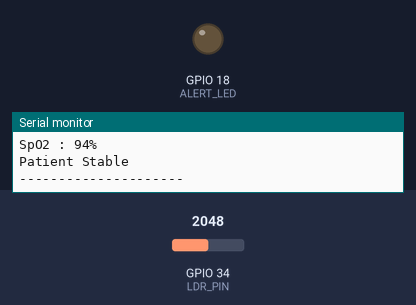
Recording of a sketch running on a simulated ESP32. Parts: output pins drawn as LEDs (lit = HIGH), the last lines printed to the serial monitor. The test bench sets the inputs (shaded band); at power-on: GPIO 34 (LDR_PIN) = 2048.

Above: at 2.8 s.
2.9 s: GPIO 34 (LDR_PIN) set to 1401
8.9 s: GPIO 34 (LDR_PIN) set to 1297
At 11.2 s:
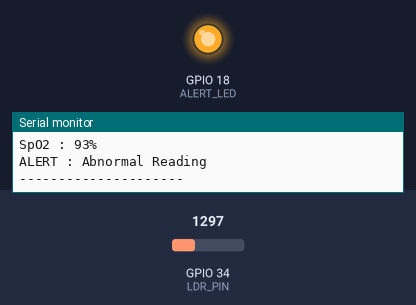
11.6 s: GPIO 34 (LDR_PIN) set to 1768
17.2 s: GPIO 34 (LDR_PIN) set to 1860
19.9 s: GPIO 34 (LDR_PIN) set to 1577
25.2 s: GPIO 34 (LDR_PIN) set to 1484
Timing chart, 0 to 28.2 s (numbered marks = the images above; inputs shaded):
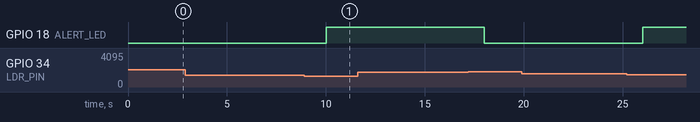

Measured:
- the behaviour switches between 1365 and 1364 on GPIO 34 (LDR_PIN) (found by bisection; images 0 and 1)

The sketch:

Health_monitor.ino
```cpp
/*
   Question 47 - Heart Rate & SpO2 Monitor
   Summer School IoT Assignment
*/

#define LDR_PIN 34
#define ALERT_LED 18

int samples[5];
int sampleIndex = 0;

// Rolling average function
int getAverage(int value){

  samples[sampleIndex] = value;

  sampleIndex++;

  if(sampleIndex >= 5)
    sampleIndex = 0;

  long total = 0;

  for(int i=0;i<5;i++)
    total += samples[i];

  return total / 5;

}

void setup(){

  Serial.begin(115200);

  pinMode(ALERT_LED,OUTPUT);

  // Initialize sample array
  for(int i=0;i<5;i++)
    samples[i]=2000;

  Serial.println("Heart Rate & SpO2 Monitor Started");
  Serial.println("HR,SpO2");

}

void loop(){

  int raw = analogRead(LDR_PIN);

  int average = getAverage(raw);

  // Simulated values
  int heartRate = map(average,0,4095,45,130);

  int spo2 = map(average,0,4095,90,100);

  Serial.print("Heart Rate : ");
  Serial.print(heartRate);
  Serial.println(" bpm");

  Serial.print("SpO2 : ");
  Serial.print(spo2);
  Serial.println("%");

  if(heartRate < 50 || heartRate > 120 || spo2 < 94){

      digitalWrite(ALERT_LED,HIGH);

      Serial.println("ALERT : Abnormal Reading");

  }

  else{

      digitalWrite(ALERT_LED,LOW);

      Serial.println("Patient Stable");

  }

  Serial.println("---------------------");

  delay(2000);

}
```
